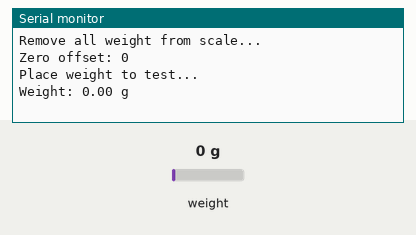
The sketch below on a simulated ESP32. Shown: the last lines printed to the serial monitor. The test bench sets the inputs (shaded band); at power-on: weight on the scale 0 g.

Above: at 7.2 s.
7.3 s: weight on the scale set to 100 g
At 8.3 s:
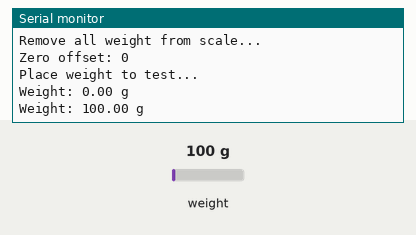
8.8 s: weight on the scale set to 1250 g
At 10.3 s:
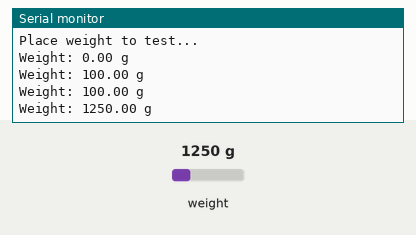
Timing chart, 0 to 11.8 s (numbered marks = the images above; inputs shaded):
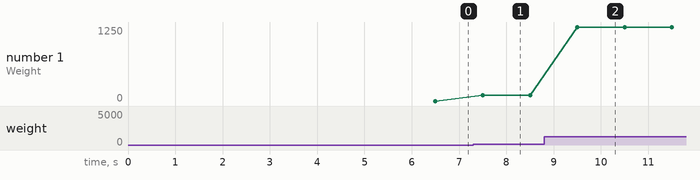

The sketch:

loadcell.ino
```cpp
#include "HX711.h"

#define DT  21
#define SCK 25

HX711 scale;

  float calibration_factor = 3010.263184; // mula sa calibration
  long zero_offset = 0;

void setup() {
  Serial.begin(115200);
  scale.begin(DT, SCK);
  delay(1000);

  Serial.println("Remove all weight from scale...");
  delay(3000);

  scale.tare(); // zero the scale
  zero_offset = scale.read_average(10); // kunin ang raw zero
  Serial.print("Zero offset: ");
  Serial.println(zero_offset);

  scale.set_scale(calibration_factor);
  Serial.println("Place weight to test...");
}

void loop() {
  if (scale.is_ready()) {
    long raw = scale.read_average(5) - zero_offset; // tanggalin offset
    float weight = raw / calibration_factor; // convert to grams
    Serial.print("Weight: ");
    Serial.print(weight, 2);
    Serial.println(" g");
  } else {
    Serial.println("HX711 not connected.");
  }
  delay(500);
}
```

Measured:
- after the input at 7.3 s, the serial monitor: prints a new line after 0.20 s (image 1)
- after the input at 8.8 s, the serial monitor: prints a new line after 0.70 s (image 2)
- plotted number 1: 0 → 100 after the input at 7.3 s, 100 → 1250 after the input at 8.8 s
